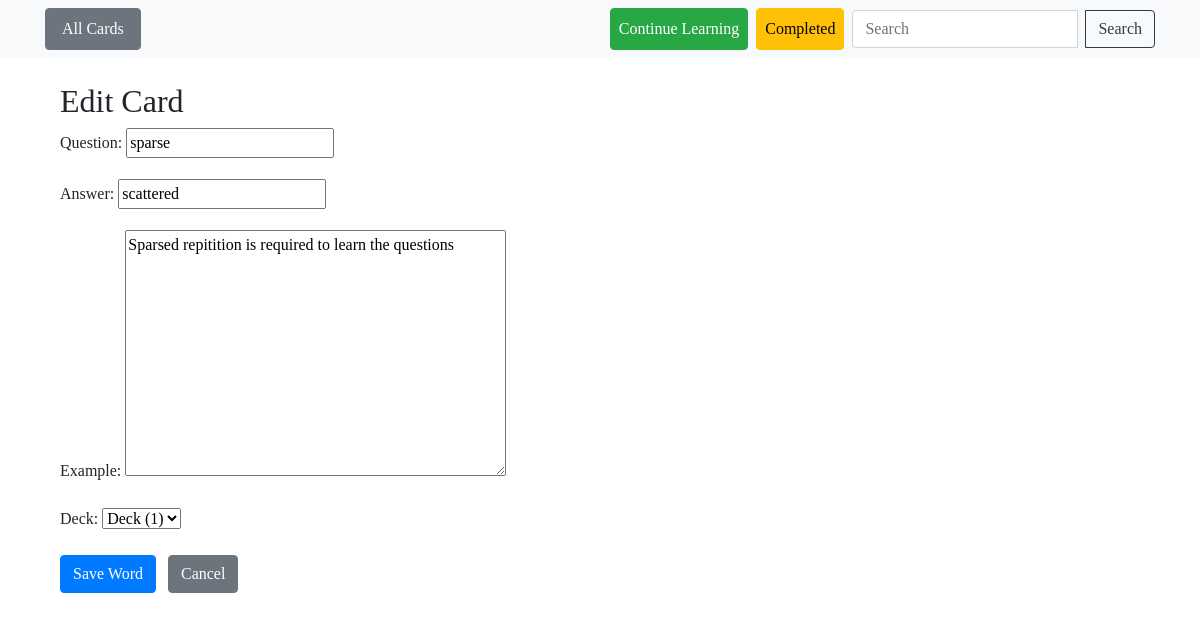
Screenshot of /edit/1 with the database file from the repository.
### cards/models.py (models this page shows, shortened)
class Card(models.Model):
    question = models.CharField(max_length=100)
    answer = models.CharField(max_length=255)
    example = models.TextField()
    deck = models.ForeignKey(Deck, on_delete=models.CASCADE)
    date_created = models.DateField(auto_now_add=True)
    review_date  = models.DateField(default=date.today())

### cards/views.py (the view)
# urls.py: path("edit/<int:pk>", views.CardUpdateView.as_view(), name='card-update'),
class CardUpdateView(CardCreateView, UpdateView):
    success_url = reverse_lazy('card-list')

### cards/models.py (called while the page is built)
    def __str__(self):
        return f'Deck ({self.number})'

### templates/cards/new_card.html (shortened to what this page needs)
{% extends 'base.html' %}
{% block content %}
<div class="container mt-4">
  {% if card %}
    <h2> Edit Card</h2>
  {% else %}
    <h3>Create New Word</h3>
  {% endif %}
    <form method = "POST" action="">
        {{ form.as_p }}
          <button type="submit" class="btn btn-primary">Save Word</button>
          <a href="{% url 'card-list' %}" class="btn btn-secondary ml-2">Cancel</a>
        </div>
</div>
{% endblock %}

### templates/base.html (style rules this page uses)
body { font-family: 'Rouge Script', cursive; }

### rows the page displays
Card: question "sparse", answer "scattered", example "Sparsed repitition is required to learn the questions", deck "Deck (1)"
